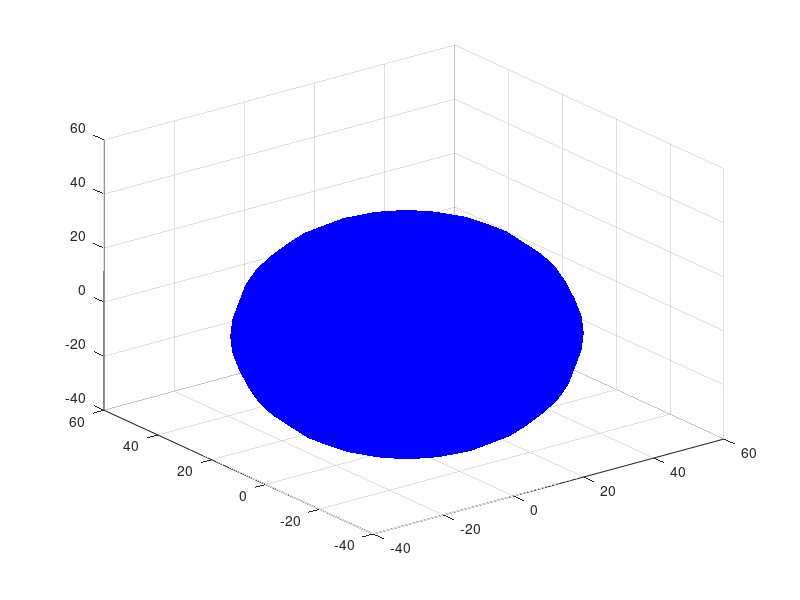

Write the MATLAB code that produced this figure.
% Creates a ball with the given parameters of 
function ball_init(pos, r, vel, acc, use_gui)
    
%     balls = {};
    balls = getappdata(0, 'balls');
    if nargin == 0
        pos = rand(1,3);
        r = 40; 
        vel = rand(1,3); 
        acc = [0 0 0];
    elseif nargin == 1
        r = 40; 
        vel = rand(1,3); 
        acc = [0 0 0];
    elseif nargin == 2
        vel = rand(1,3); 
        acc = [0 0 0];
    elseif nargin == 3
        acc = [0 0 0];
    end
    
    if nargin ~= 5
        use_gui = true;
    end
    
    new_ball = {};
    new_ball.radius = r;
    new_ball.pos = pos;
    new_ball.vel = vel;
    new_ball.acc = acc;
    new_ball.last_updated = clock;
    
    if use_gui
        [sphere_x, sphere_y, sphere_z] = sphere;

        new_ball.handler = surf(sphere_x * new_ball.radius + new_ball.pos(1), ...
            sphere_y * new_ball.radius + new_ball.pos(2), ...
            sphere_z * new_ball.radius + new_ball.pos(3));
    end
    set(new_ball.handler, 'FaceColor', [0 0 1], 'FaceAlpha', 1, ...
        'EdgeColor', 'none', 'LineStyle', 'none', 'FaceLighting', 'phong');
    
    balls = [balls new_ball];
    
    setappdata(0, 'balls', balls);
end